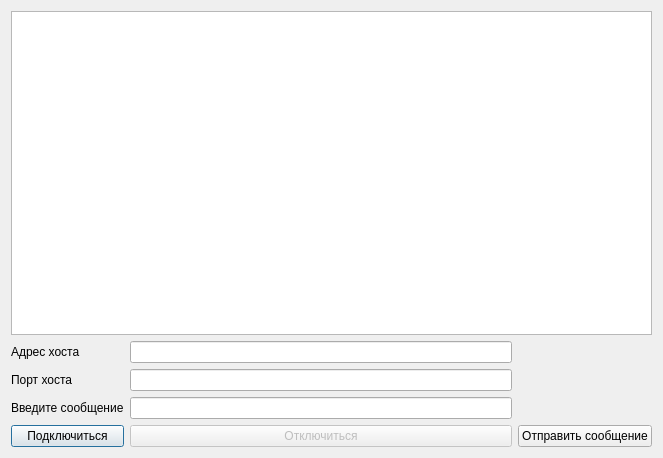
<?xml version="1.0" encoding="UTF-8"?>
<ui version="4.0">
 <class>Dialog</class>
 <widget class="QDialog" name="Dialog">
  <property name="geometry">
   <rect>
    <x>0</x>
    <y>0</y>
    <width>663</width>
    <height>458</height>
   </rect>
  </property>
  <property name="windowTitle">
   <string>client</string>
  </property>
  <layout class="QVBoxLayout" name="verticalLayout">
   <item>
    <layout class="QGridLayout" name="gridLayout_2"/>
   </item>
   <item>
    <widget class="QTextBrowser" name="lwLog"/>
   </item>
   <item>
    <layout class="QGridLayout" name="gridLayout">
     <item row="3" column="0">
      <widget class="QPushButton" name="pbConnect">
       <property name="text">
        <string>Подключиться</string>
       </property>
      </widget>
     </item>
     <item row="0" column="0">
      <widget class="QLabel" name="label">
       <property name="text">
        <string>Адрес хоста</string>
       </property>
      </widget>
     </item>
     <item row="2" column="0">
      <widget class="QLabel" name="label_3">
       <property name="text">
        <string>Введите сообщение</string>
       </property>
      </widget>
     </item>
     <item row="1" column="0">
      <widget class="QLabel" name="label_2">
       <property name="text">
        <string>Порт хоста</string>
       </property>
      </widget>
     </item>
     <item row="3" column="2">
      <widget class="QPushButton" name="pbt_Send">
       <property name="text">
        <string>Отправить сообщение</string>
       </property>
       <property name="autoDefault">
        <bool>false</bool>
       </property>
       <property name="default">
        <bool>false</bool>
       </property>
       <property name="flat">
        <bool>false</bool>
       </property>
      </widget>
     </item>
     <item row="3" column="1">
      <widget class="QPushButton" name="pbDisconnect">
       <property name="enabled">
        <bool>false</bool>
       </property>
       <property name="text">
        <string>Отключиться</string>
       </property>
      </widget>
     </item>
     <item row="2" column="1">
      <widget class="QLineEdit" name="message_Edit"/>
     </item>
     <item row="0" column="1">
      <widget class="QLineEdit" name="leHost">
       <property name="text">
        <string/>
       </property>
      </widget>
     </item>
     <item row="1" column="1">
      <widget class="QLineEdit" name="sbPort"/>
     </item>
    </layout>
   </item>
  </layout>
 </widget>
 <layoutdefault spacing="6" margin="11"/>
 <resources/>
 <connections/>
</ui>
